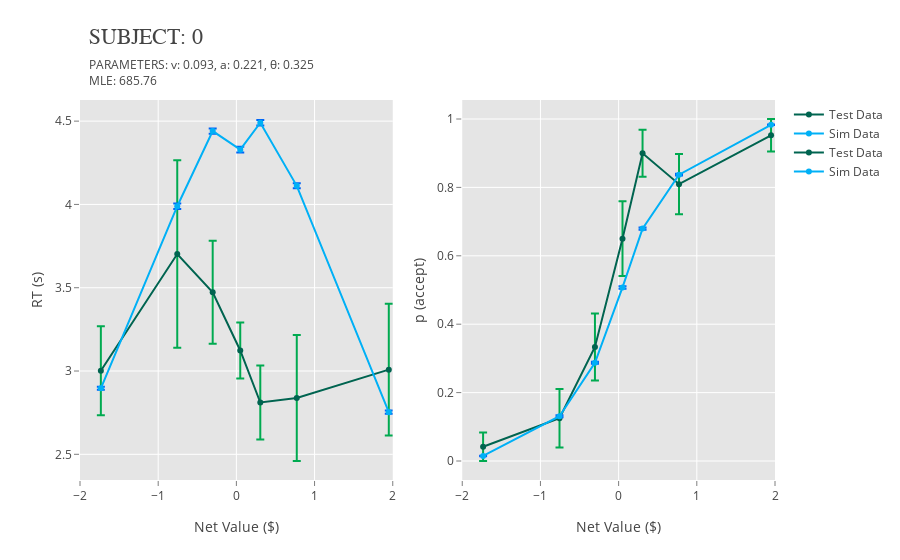
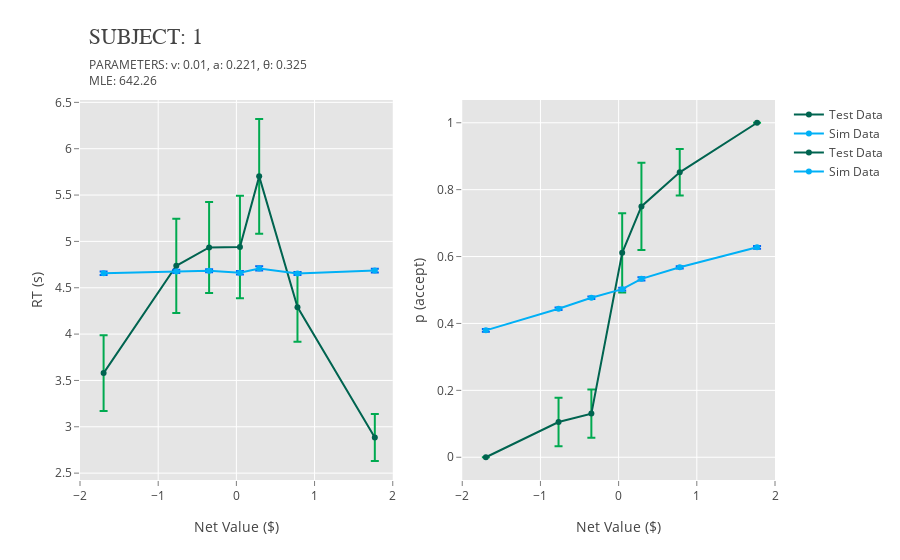
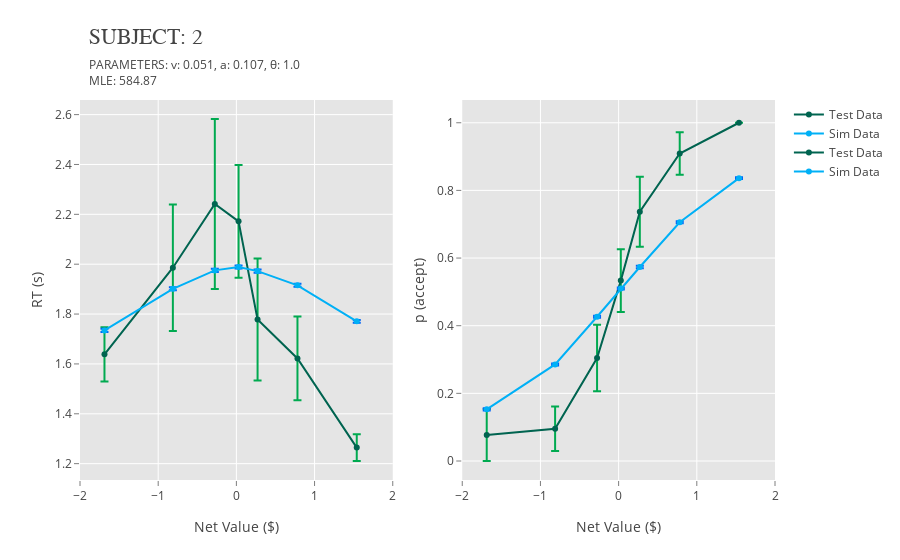
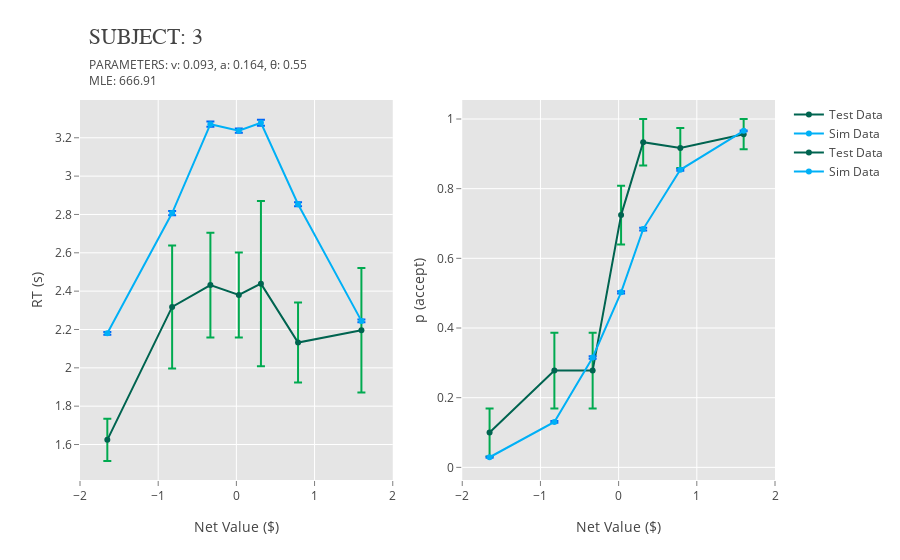

The notebook cell saved with these charts, in order:
### Markdown cell above
# Plot All Individuals

### Code cell
for i in range(23):
    plotly_combined(i)

### Figure 1 — Plotly figure (JSON) as saved in the notebook; plotly's stock layout.template omitted (floating-point values rounded to 4 significant figures)
{"data": [{"error_y": {"array": [0.2669, 0.5626, 0.3093, 0.1677, 0.2225, 0.3784, 0.3959], "color": "rgb(0,170,80)", "type": "data", "visible": true}, "line": {"color": "rgb(0,100,80)"}, "mode": "lines+markers", "name": "Test Data", "type": "scatter", "x": [-1.733, -0.7562, -0.3029, 0.0495, 0.306, 0.7724, 1.95], "y": [3.002, 3.702, 3.472, 3.123, 2.811, 2.838, 3.008]}, {"error_y": {"array": [0.009055, 0.0168, 0.0155, 0.01685, 0.01693, 0.015, 0.009564], "color": "rgb(0,100,246)", "type": "data", "visible": true}, "line": {"color": "rgb(0,176,246)"}, "mode": "lines+markers", "name": "Sim Data", "type": "scatter", "x": [-1.733, -0.7562, -0.3029, 0.0495, 0.306, 0.7724, 1.95], "y": [2.896, 3.989, 4.44, 4.329, 4.49, 4.112, 2.753]}, {"error_y": {"array": [0.04167, 0.08539, 0.09829, 0.1094, 0.06882, 0.08781, 0.04762], "color": "rgb(0,170,80)", "type": "data", "visible": true}, "line": {"color": "rgb(0,100,80)"}, "mode": "lines+markers", "name": "Test Data", "type": "scatter", "x": [-1.733, -0.7562, -0.3029, 0.0495, 0.306, 0.7724, 1.95], "xaxis": "x2", "y": [0.04167, 0.125, 0.3333, 0.65, 0.9, 0.8095, 0.9524], "yaxis": "y2"}, {"error_y": {"array": [0.0007777, 0.002709, 0.003045, 0.003674, 0.003436, 0.002598, 0.0008895], "color": "rgb(0,100,246)", "type": "data", "visible": true}, "line": {"color": "rgb(0,176,246)"}, "mode": "lines+markers", "name": "Sim Data", "type": "scatter", "x": [-1.733, -0.7562, -0.3029, 0.0495, 0.306, 0.7724, 1.95], "xaxis": "x2", "y": [0.0147, 0.1308, 0.2873, 0.5075, 0.6795, 0.8371, 0.9831], "yaxis": "y2"}], "layout": {"annotations": [{"showarrow": false, "text": "PARAMETERS: v: 0.093, a: 0.221, θ: 0.325", "x": 0.01, "xref": "paper", "y": 1.12, "yref": "paper"}, {"showarrow": false, "text": "MLE: 685.76", "x": 0.01, "xref": "paper", "y": 1.08, "yref": "paper"}, {"font": {"family": "Arial, sans-serif", "size": 22}, "showarrow": false, "text": "SUBJECT: 0", "x": 0.01, "xref": "paper", "y": 1.2, "yref": "paper"}], "paper_bgcolor": "rgb(255,255,255)", "plot_bgcolor": "rgb(229,229,229)", "xaxis": {"domain": [0, 0.45], "gridcolor": "rgb(255,255,255)", "range": [-2, 2], "showgrid": true, "showline": false, "showticklabels": true, "tickcolor": "rgb(127,127,127)", "ticks": "outside", "title": "Net Value ($)", "zeroline": false}, "xaxis2": {"domain": [0.55, 1], "gridcolor": "rgb(255,255,255)", "range": [-2, 2], "showgrid": true, "showline": false, "showticklabels": true, "tickcolor": "rgb(127,127,127)", "ticks": "outside", "title": "Net Value ($)", "zeroline": false}, "yaxis1": {"anchor": "x1", "gridcolor": "rgb(255,255,255)", "range": [0], "showgrid": true, "showline": false, "showticklabels": true, "tickcolor": "rgb(127,127,127)", "ticks": "outside", "title": "RT (s)", "zeroline": false}, "yaxis2": {"anchor": "x2", "gridcolor": "rgb(255,255,255)", "range": [0], "showgrid": true, "showline": false, "showticklabels": true, "tickcolor": "rgb(127,127,127)", "ticks": "outside", "title": "p (accept)", "zeroline": false}}}

### Figure 2 — Plotly figure (JSON) as saved in the notebook; plotly's stock layout.template omitted (floating-point values rounded to 4 significant figures)
{"data": [{"error_y": {"array": [0.4081, 0.5085, 0.4915, 0.5531, 0.619, 0.3733, 0.2537], "color": "rgb(0,170,80)", "type": "data", "visible": true}, "line": {"color": "rgb(0,100,80)"}, "mode": "lines+markers", "name": "Test Data", "type": "scatter", "x": [-1.698, -0.7684, -0.3487, 0.04556, 0.2917, 0.7815, 1.771], "y": [3.579, 4.737, 4.934, 4.939, 5.702, 4.291, 2.885]}, {"error_y": {"array": [0.01961, 0.01807, 0.01636, 0.0185, 0.0228, 0.01505, 0.02026], "color": "rgb(0,100,246)", "type": "data", "visible": true}, "line": {"color": "rgb(0,176,246)"}, "mode": "lines+markers", "name": "Sim Data", "type": "scatter", "x": [-1.698, -0.7684, -0.3487, 0.04556, 0.2917, 0.7815, 1.771], "y": [4.656, 4.676, 4.684, 4.662, 4.709, 4.654, 4.685]}, {"error_y": {"array": [0, 0.07234, 0.0718, 0.1182, 0.1306, 0.06967, 0], "color": "rgb(0,170,80)", "type": "data", "visible": true}, "line": {"color": "rgb(0,100,80)"}, "mode": "lines+markers", "name": "Test Data", "type": "scatter", "x": [-1.698, -0.7684, -0.3487, 0.04556, 0.2917, 0.7815, 1.771], "xaxis": "x2", "y": [0, 0.1053, 0.1304, 0.6111, 0.75, 0.8519, 1], "yaxis": "y2"}, {"error_y": {"array": [0.004039, 0.003803, 0.003478, 0.003939, 0.00482, 0.00319, 0.004158], "color": "rgb(0,100,246)", "type": "data", "visible": true}, "line": {"color": "rgb(0,176,246)"}, "mode": "lines+markers", "name": "Sim Data", "type": "scatter", "x": [-1.698, -0.7684, -0.3487, 0.04556, 0.2917, 0.7815, 1.771], "xaxis": "x2", "y": [0.3794, 0.4442, 0.4769, 0.5025, 0.5334, 0.5678, 0.6277], "yaxis": "y2"}], "layout": {"annotations": [{"showarrow": false, "text": "PARAMETERS: v: 0.01, a: 0.221, θ: 0.325", "x": 0.01, "xref": "paper", "y": 1.12, "yref": "paper"}, {"showarrow": false, "text": "MLE: 642.26", "x": 0.01, "xref": "paper", "y": 1.08, "yref": "paper"}, {"font": {"family": "Arial, sans-serif", "size": 22}, "showarrow": false, "text": "SUBJECT: 1", "x": 0.01, "xref": "paper", "y": 1.2, "yref": "paper"}], "paper_bgcolor": "rgb(255,255,255)", "plot_bgcolor": "rgb(229,229,229)", "xaxis": {"domain": [0, 0.45], "gridcolor": "rgb(255,255,255)", "range": [-2, 2], "showgrid": true, "showline": false, "showticklabels": true, "tickcolor": "rgb(127,127,127)", "ticks": "outside", "title": "Net Value ($)", "zeroline": false}, "xaxis2": {"domain": [0.55, 1], "gridcolor": "rgb(255,255,255)", "range": [-2, 2], "showgrid": true, "showline": false, "showticklabels": true, "tickcolor": "rgb(127,127,127)", "ticks": "outside", "title": "Net Value ($)", "zeroline": false}, "yaxis1": {"anchor": "x1", "gridcolor": "rgb(255,255,255)", "range": [0], "showgrid": true, "showline": false, "showticklabels": true, "tickcolor": "rgb(127,127,127)", "ticks": "outside", "title": "RT (s)", "zeroline": false}, "yaxis2": {"anchor": "x2", "gridcolor": "rgb(255,255,255)", "range": [0], "showgrid": true, "showline": false, "showticklabels": true, "tickcolor": "rgb(127,127,127)", "ticks": "outside", "title": "p (accept)", "zeroline": false}}}

### Figure 3 — Plotly figure (JSON) as saved in the notebook; plotly's stock layout.template omitted (floating-point values rounded to 4 significant figures)
{"data": [{"error_y": {"array": [0.1088, 0.254, 0.3409, 0.2261, 0.2448, 0.1677, 0.05382], "color": "rgb(0,170,80)", "type": "data", "visible": true}, "line": {"color": "rgb(0,100,80)"}, "mode": "lines+markers", "name": "Test Data", "type": "scatter", "x": [-1.687, -0.8124, -0.2757, 0.028, 0.2711, 0.7814, 1.54], "y": [1.639, 1.986, 2.241, 2.172, 1.778, 1.622, 1.264]}, {"error_y": {"array": [0.006521, 0.006079, 0.006229, 0.005596, 0.006838, 0.006088, 0.005296], "color": "rgb(0,100,246)", "type": "data", "visible": true}, "line": {"color": "rgb(0,176,246)"}, "mode": "lines+markers", "name": "Sim Data", "type": "scatter", "x": [-1.687, -0.8124, -0.2757, 0.028, 0.2711, 0.7814, 1.54], "y": [1.734, 1.901, 1.975, 1.989, 1.972, 1.915, 1.771]}, {"error_y": {"array": [0.07692, 0.06564, 0.0981, 0.09264, 0.1038, 0.06273, 0], "color": "rgb(0,170,80)", "type": "data", "visible": true}, "line": {"color": "rgb(0,100,80)"}, "mode": "lines+markers", "name": "Test Data", "type": "scatter", "x": [-1.687, -0.8124, -0.2757, 0.028, 0.2711, 0.7814, 1.54], "xaxis": "x2", "y": [0.07692, 0.09524, 0.3043, 0.5333, 0.7368, 0.9091, 1], "yaxis": "y2"}, {"error_y": {"array": [0.003154, 0.003117, 0.003261, 0.002886, 0.003588, 0.003072, 0.002554], "color": "rgb(0,100,246)", "type": "data", "visible": true}, "line": {"color": "rgb(0,176,246)"}, "mode": "lines+markers", "name": "Sim Data", "type": "scatter", "x": [-1.687, -0.8124, -0.2757, 0.028, 0.2711, 0.7814, 1.54], "xaxis": "x2", "y": [0.1526, 0.2855, 0.4265, 0.51, 0.5736, 0.706, 0.8361], "yaxis": "y2"}], "layout": {"annotations": [{"showarrow": false, "text": "PARAMETERS: v: 0.051, a: 0.107, θ: 1.0", "x": 0.01, "xref": "paper", "y": 1.12, "yref": "paper"}, {"showarrow": false, "text": "MLE: 584.87", "x": 0.01, "xref": "paper", "y": 1.08, "yref": "paper"}, {"font": {"family": "Arial, sans-serif", "size": 22}, "showarrow": false, "text": "SUBJECT: 2", "x": 0.01, "xref": "paper", "y": 1.2, "yref": "paper"}], "paper_bgcolor": "rgb(255,255,255)", "plot_bgcolor": "rgb(229,229,229)", "xaxis": {"domain": [0, 0.45], "gridcolor": "rgb(255,255,255)", "range": [-2, 2], "showgrid": true, "showline": false, "showticklabels": true, "tickcolor": "rgb(127,127,127)", "ticks": "outside", "title": "Net Value ($)", "zeroline": false}, "xaxis2": {"domain": [0.55, 1], "gridcolor": "rgb(255,255,255)", "range": [-2, 2], "showgrid": true, "showline": false, "showticklabels": true, "tickcolor": "rgb(127,127,127)", "ticks": "outside", "title": "Net Value ($)", "zeroline": false}, "yaxis1": {"anchor": "x1", "gridcolor": "rgb(255,255,255)", "range": [0], "showgrid": true, "showline": false, "showticklabels": true, "tickcolor": "rgb(127,127,127)", "ticks": "outside", "title": "RT (s)", "zeroline": false}, "yaxis2": {"anchor": "x2", "gridcolor": "rgb(255,255,255)", "range": [0], "showgrid": true, "showline": false, "showticklabels": true, "tickcolor": "rgb(127,127,127)", "ticks": "outside", "title": "p (accept)", "zeroline": false}}}

### Figure 4 — Plotly figure (JSON) as saved in the notebook; plotly's stock layout.template omitted (floating-point values rounded to 4 significant figures)
{"data": [{"error_y": {"array": [0.1103, 0.3208, 0.2733, 0.2211, 0.4312, 0.2091, 0.3247], "color": "rgb(0,170,80)", "type": "data", "visible": true}, "line": {"color": "rgb(0,100,80)"}, "mode": "lines+markers", "name": "Test Data", "type": "scatter", "x": [-1.65, -0.8217, -0.3322, 0.03138, 0.314, 0.7888, 1.599], "y": [1.624, 2.318, 2.432, 2.38, 2.439, 2.132, 2.196]}, {"error_y": {"array": [0.00735, 0.01118, 0.01377, 0.01094, 0.0152, 0.009961, 0.007033], "color": "rgb(0,100,246)", "type": "data", "visible": true}, "line": {"color": "rgb(0,176,246)"}, "mode": "lines+markers", "name": "Sim Data", "type": "scatter", "x": [-1.65, -0.8217, -0.3322, 0.03138, 0.314, 0.7888, 1.599], "y": [2.18, 2.807, 3.271, 3.237, 3.278, 2.853, 2.245]}, {"error_y": {"array": [0.06882, 0.1086, 0.1086, 0.08447, 0.06667, 0.05763, 0.04348], "color": "rgb(0,170,80)", "type": "data", "visible": true}, "line": {"color": "rgb(0,100,80)"}, "mode": "lines+markers", "name": "Test Data", "type": "scatter", "x": [-1.65, -0.8217, -0.3322, 0.03138, 0.314, 0.7888, 1.599], "xaxis": "x2", "y": [0.1, 0.2778, 0.2778, 0.7241, 0.9333, 0.9167, 0.9565], "yaxis": "y2"}, {"error_y": {"array": [0.001187, 0.002513, 0.003481, 0.002953, 0.003814, 0.002282, 0.001195], "color": "rgb(0,100,246)", "type": "data", "visible": true}, "line": {"color": "rgb(0,176,246)"}, "mode": "lines+markers", "name": "Sim Data", "type": "scatter", "x": [-1.65, -0.8217, -0.3322, 0.03138, 0.314, 0.7888, 1.599], "xaxis": "x2", "y": [0.02901, 0.1305, 0.3155, 0.5024, 0.684, 0.8541, 0.966], "yaxis": "y2"}], "layout": {"annotations": [{"showarrow": false, "text": "PARAMETERS: v: 0.093, a: 0.164, θ: 0.55", "x": 0.01, "xref": "paper", "y": 1.12, "yref": "paper"}, {"showarrow": false, "text": "MLE: 666.91", "x": 0.01, "xref": "paper", "y": 1.08, "yref": "paper"}, {"font": {"family": "Arial, sans-serif", "size": 22}, "showarrow": false, "text": "SUBJECT: 3", "x": 0.01, "xref": "paper", "y": 1.2, "yref": "paper"}], "paper_bgcolor": "rgb(255,255,255)", "plot_bgcolor": "rgb(229,229,229)", "xaxis": {"domain": [0, 0.45], "gridcolor": "rgb(255,255,255)", "range": [-2, 2], "showgrid": true, "showline": false, "showticklabels": true, "tickcolor": "rgb(127,127,127)", "ticks": "outside", "title": "Net Value ($)", "zeroline": false}, "xaxis2": {"domain": [0.55, 1], "gridcolor": "rgb(255,255,255)", "range": [-2, 2], "showgrid": true, "showline": false, "showticklabels": true, "tickcolor": "rgb(127,127,127)", "ticks": "outside", "title": "Net Value ($)", "zeroline": false}, "yaxis1": {"anchor": "x1", "gridcolor": "rgb(255,255,255)", "range": [0], "showgrid": true, "showline": false, "showticklabels": true, "tickcolor": "rgb(127,127,127)", "ticks": "outside", "title": "RT (s)", "zeroline": false}, "yaxis2": {"anchor": "x2", "gridcolor": "rgb(255,255,255)", "range": [0], "showgrid": true, "showline": false, "showticklabels": true, "tickcolor": "rgb(127,127,127)", "ticks": "outside", "title": "p (accept)", "zeroline": false}}}
